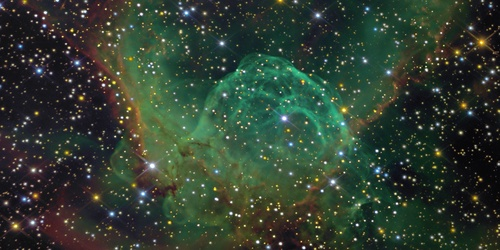
#> input picture Arithmetic opr/Galaxy.jpg, 500 x 250 px, found by its file name
$ python eros_dila.py
#> lines starting #> are read from the running program, lines starting #| are printed output that depends on the picture
# erosion and dilation of images.
import cv2
import numpy as np

img = cv2.imread('Galaxy.jpg', 0)
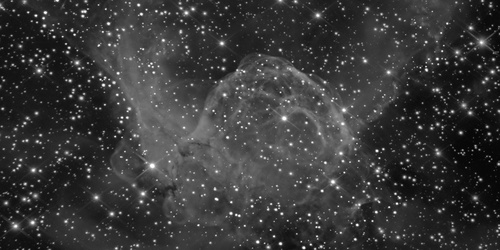
#> img: shape (250, 500); min 0, max 255, mean 56.9

# Taking a matrix of size 5 as the kernel
kernel = np.ones((5,5), np.uint8)

# The first parameter is the original image,
# kernel is the matrix with which image is
# convolved and third parameter is the number of iterations, which will determine how much you want to erode/dilate a given image.
img_erosion = cv2.erode(img, kernel, iterations=1)
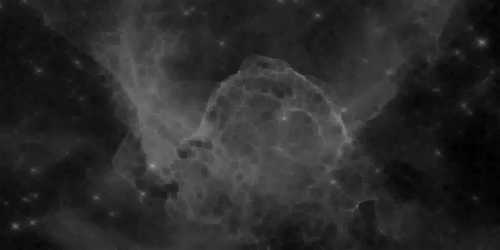
#> img_erosion: shape (250, 500); min 0, max 160, mean 42.5
img_dilation = cv2.dilate(img, kernel, iterations=1)
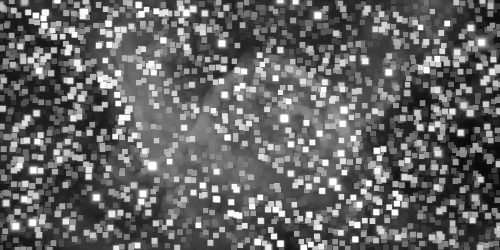
#> img_dilation: shape (250, 500); min 9, max 255, mean 101.4

cv2.imshow('Input', img)
cv2.imshow('Erosion', img_erosion)
cv2.imshow('Dilation', img_dilation)

cv2.waitKey(0)

$ run again, with Arithmetic opr/Collapsed.jpg copied over Arithmetic opr/Galaxy.jpg
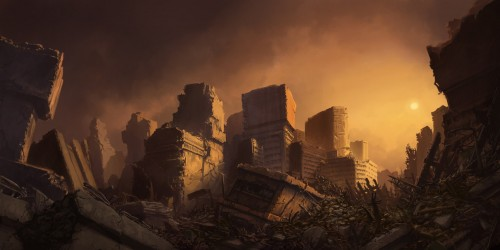
#> input picture Arithmetic opr/Collapsed.jpg, 500 x 250 px, found by its file name
#> `img_erosion = cv2.erode(img, kernel, iterations=1)`:
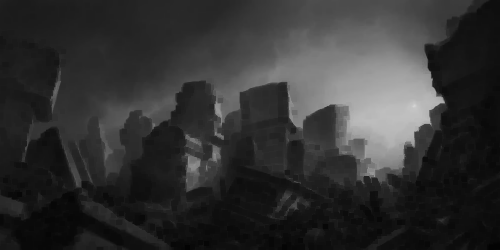
#> img_erosion: shape (250, 500); min 3, max 212, mean 50.5
#> `img_dilation = cv2.dilate(img, kernel, iterations=1)`:
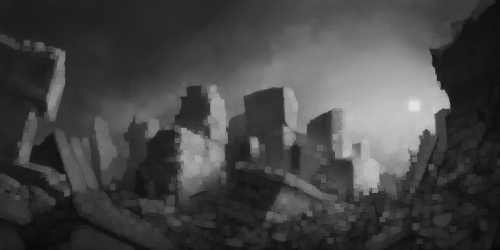
#> img_dilation: shape (250, 500); min 6, max 226, mean 68.8
